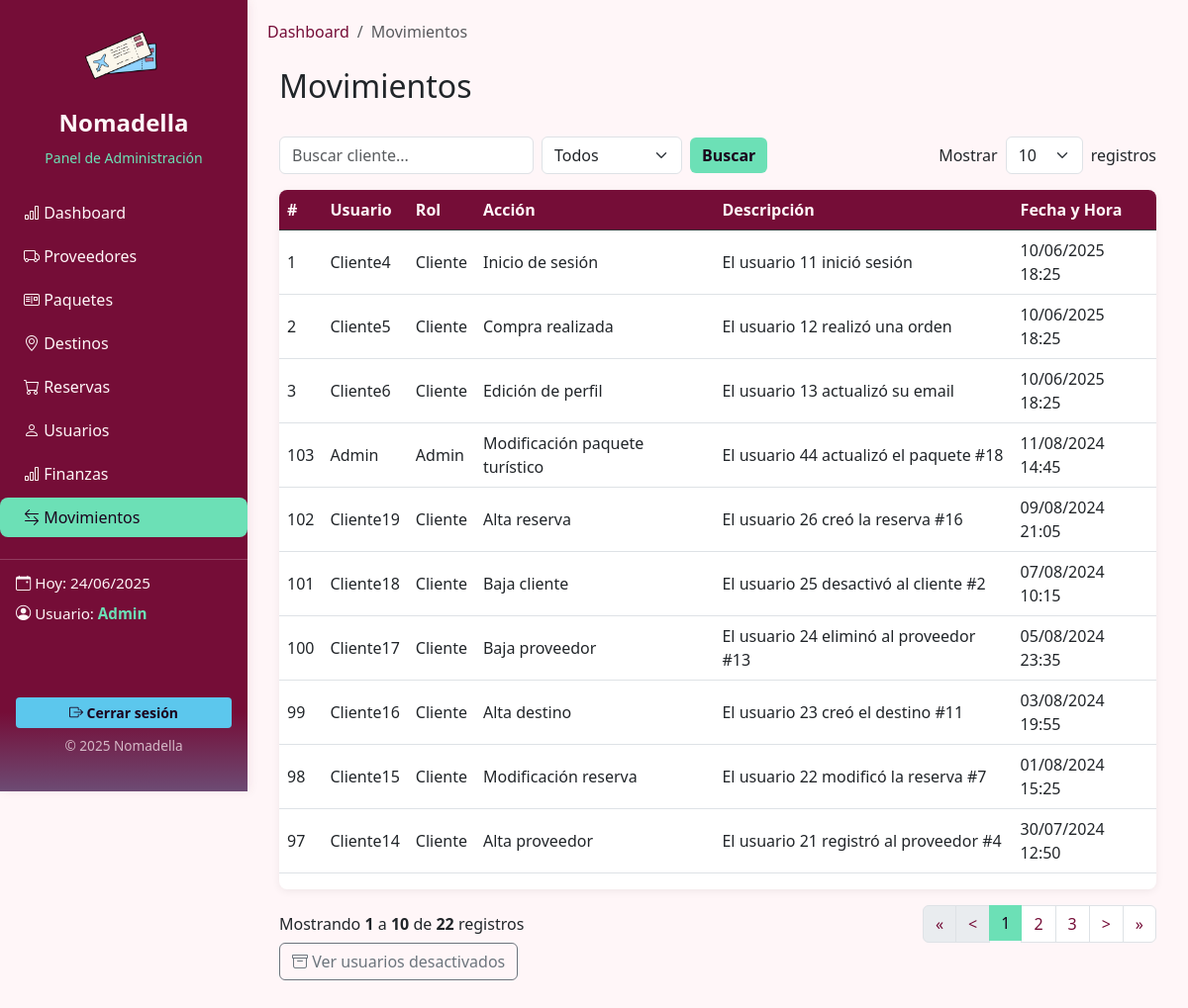
The page /dashboard/movimientos.php (signed in) on the database its author committed.
### tables this page shows
CREATE TABLE IF NOT EXISTS `bitacora_sistema` (
  `id_evento` int NOT NULL AUTO_INCREMENT,
  `id_usuario` int DEFAULT NULL,
  `accion` varchar(200) DEFAULT NULL,
  `descripcion` text,
  `fecha_hora` timestamp NOT NULL DEFAULT CURRENT_TIMESTAMP ON UPDATE CURRENT_TIMESTAMP,
  PRIMARY KEY (`id_evento`),
  KEY `id_usuario` (`id_usuario`)
);

CREATE TABLE IF NOT EXISTS `usuarios` (
  `id_usuario` int NOT NULL AUTO_INCREMENT,
  `nombre` varchar(100) DEFAULT NULL,
  `apellido` varchar(100) DEFAULT NULL,
  `email` varchar(200) DEFAULT NULL,
  `contraseña` varchar(255) DEFAULT NULL,
  `telefono` int NOT NULL,
  `fecha_registro` timestamp NOT NULL DEFAULT CURRENT_TIMESTAMP ON UPDATE CURRENT_TIMESTAMP,
  `rol` int DEFAULT '4',
  `estado` varchar(20) DEFAULT 'activo',
  PRIMARY KEY (`id_usuario`),
  UNIQUE KEY `email` (`email`),
  KEY `rol` (`rol`)
);

### dashboard/movimientos.php (the view, shortened to what this page needs)
<?php
$mi_rol = $_SESSION['rol'];
$mysqli = new mysqli("localhost", "root", "", "nomadella");
$limit = isset($_GET['limit']) ? intval($_GET['limit']) : 10;
$page = isset($_GET['page']) ? intval($_GET['page']) : 1;
$search = isset($_GET['search']) ? $mysqli->real_escape_string($_GET['search']) : '';
$offset = ($page - 1) * $limit;
$where = "WHERE 1";
if ($mi_rol == 1) {
    $where .= " AND (u.rol IN (2,3))";
} elseif ($mi_rol == 2) {
    $where .= " AND (u.rol = 3)";
} else {
    $where .= " AND 0";
}
$totalQuery = $mysqli->query("SELECT COUNT(*) as total FROM bitacora_sistema b LEFT JOIN usuarios u ON b.id_usuario = u.id_usuario $where");
$totalRows = $totalQuery->fetch_assoc()['total'];
$totalPages = ceil($totalRows / $limit);
$sql = "SELECT b.*, u.nombre, u.rol FROM bitacora_sistema b
        LEFT JOIN usuarios u ON b.id_usuario = u.id_usuario
        $where
        ORDER BY fecha_hora DESC
        LIMIT $limit OFFSET $offset";
$result = $mysqli->query($sql);
?>
<!DOCTYPE html>
<html lang="es">
<head>
    <link rel="stylesheet" href="https://cdn.jsdelivr.net/npm/bootstrap@5.3.2/dist/css/bootstrap.min.css">
    <link href="https://cdn.jsdelivr.net/npm/bootstrap@5.3.0/dist/css/bootstrap.min.css" rel="stylesheet">
    <link href="https://cdn.jsdelivr.net/npm/bootstrap-icons/font/bootstrap-icons.css" rel="stylesheet">
    <link rel="stylesheet" href="/nomadella/css/apartados.css">
</head>
<body>
    <?php include 'sidebar.php'; ?>
    <div class="main-content">
        <nav aria-label="breadcrumb">
            <ol class="breadcrumb">
                <li class="breadcrumb-item"><a href="dashboard.php">Dashboard</a></li>
                <li class="breadcrumb-item active" aria-current="page">Movimientos</li>
            </ol>
        </nav>
        <div class="container-fluid mt-4">
            <div class="row">
                <div class="col-12">
                    <div class="d-flex justify-content-between align-items-center mb-4">
                        <h2 class="mb-2">Movimientos</h2>
                    </div>
                    <div class="d-flex justify-content-between align-items-center mb-3">
                        <form class="d-flex align-items-center" method="get" action="">
                            <input type="text" id="busqueda-cliente" name="search" class="form-control me-2" placeholder="Buscar cliente..." value="<?= htmlspecialchars($search) ?>">
                            <select name="rol" class="form-select me-2" style="width:auto;">
                                <option value="">Todos</option>
                            </select>
                            <button class="btn btn-primary" type="submit">Buscar</button>
                        </form>
                        <form method="get" class="d-flex align-items-center">
                            <label class="me-2">Mostrar</label>
                            <select name="limit" class="form-select me-2" style="width: auto;" onchange="this.form.submit()">
                                <option <?= $limit == 10 ? 'selected' : '' ?>>10</option>
                            </select>
                            <span>registros</span>
                        </form>
                    </div>
                    <div class="table-responsive">
                        <table class="table table-hover align-middle">
                            <thead class="table-dark">
                                <tr>
                                    <th>#</th>
                                    <th>Usuario</th>
                                    <th>Rol</th>
                                    <th>Acción</th>
                                    <th>Descripción</th>
                                    <th>Fecha y Hora</th>
                                </tr>
                            </thead>
                            <tbody>
                                <?php if ($result && $result->num_rows > 0): ?>
                                    <?php foreach ($result as $i => $row): ?>
                                        <tr>
                                            <td><?= $row['id_evento'] ?></td>
                                            <td><?= htmlspecialchars($row['nombre']) ?></td>
                                            <td>
                                                <?php
                                                if ($row['rol'] == 1) echo "Superadmin";
                                                elseif ($row['rol'] == 2) echo "Admin";
                                                elseif ($row['rol'] == 3) echo "Cliente";
                                                else echo "Otro";
                                                ?>
                                            </td>
                                            <td><?= htmlspecialchars($row['accion']) ?></td>
                                            <td><?= htmlspecialchars($row['descripcion']) ?></td>
                                            <td><?= date('d/m/Y H:i', strtotime($row['fecha_hora'])) ?></td>
                                        </tr>
                                    <?php endforeach; ?>
                                <?php else: ?>
                                    <tr>
                                        <td colspan="6" class="text-center">No se encontraron movimientos.</td>
                                    </tr>
                                <?php endif; ?>
                            </tbody>
                        </table>
                    </div>
                    <div class="d-flex justify-content-between align-items-center mt-3">
                        <div>
                            Mostrando
                            <strong><?= $totalRows ? $offset + 1 : 0 ?></strong>
                            a
                            <strong><?= min($offset + $limit, $totalRows) ?></strong>
                            de
                            <strong><?= $totalRows ?></strong>
                            registros
                        </div>
                        <nav>
                            <ul class="pagination mb-0">
                                <li class="page-item <?= $page <= 1 ? 'disabled' : '' ?>">
                                    <a class="page-link" href="?search=<?= urlencode($search) ?>&limit=<?= $limit ?>&page=1">&laquo;</a>
                                </li>
                                <li class="page-item <?= $page <= 1 ? 'disabled' : '' ?>">
                                    <a class="page-link" href="?search=<?= urlencode($search) ?>&limit=<?= $limit ?>&page=<?= $page - 1 ?>">&lt;</a>
                                </li>
                                <?php
                                $start = max(1, $page - 2);
                                $end = min($totalPages, $page + 2);
                                for ($i = $start; $i <= $end; $i++): ?>
                                    <li class="page-item <?= $i == $page ? 'active' : '' ?>">
                                        <a class="page-link" href="?search=<?= urlencode($search) ?>&limit=<?= $limit ?>&page=<?= $i ?>"><?= $i ?></a>
                                    </li>
                                <?php endfor; ?>
                                <li class="page-item <?= $page >= $totalPages ? 'disabled' : '' ?>">
                                    <a class="page-link" href="?search=<?= urlencode($search) ?>&limit=<?= $limit ?>&page=<?= $page + 1 ?>">&gt;</a>
                                </li>
                                <li class="page-item <?= $page >= $totalPages ? 'disabled' : '' ?>">
                                    <a class="page-link" href="?search=<?= urlencode($search) ?>&limit=<?= $limit ?>&page=<?= $totalPages ?>">&raquo;</a>
                                </li>
                            </ul>
                        </nav>
                    </div>
                    <a href="usuarios_desactivados.php" class="btn btn-outline-secondary mb-3">
                        <i class="bi bi-archive"></i> Ver usuarios desactivados
                    </a>
                </div>
            </div>
        </div>
    </div>
</body>
</html>

### css/apartados.css (style rules this page uses)
body { background-color: #FFF6F8; font-family: 'Segoe UI', sans-serif; }
.main-content { margin-left: 260px; padding: 40px 30px 30px 30px; min-height: 100vh; }
.breadcrumb-item a { text-decoration: none; color: #750D37; }
.table-responsive { background: #fff; border-radius: 8px; box-shadow: 0 2px 8px #0001; }
.table thead.table-dark th { background: #750D37 !important; color: #FFF6F8 !important; }
.btn-primary { background: #6CE0B6 !important; border: none; color: #1A001C !important; font-weight: bold; }
.form-select, .form-control { border-radius: 6px; }
.pagination .page-link { color: #750D37; }
.pagination .page-item.active .page-link { background: #6CE0B6; color: #1A001C; border: none; }
.main-content { margin-left: 250px; padding: 20px; transition: margin-left 0.3s ease, transform 0.3s ease; }

### rows shown on the page
bitacora_sistema: id_evento "1", id_usuario.nombre "Cliente4", accion "Inicio de sesión", descripcion "El usuario 11 inició sesión", fecha_hora "10/06/2025 18:25"
bitacora_sistema: id_evento "2", id_usuario.nombre "Cliente5", accion "Compra realizada", descripcion "El usuario 12 realizó una orden", fecha_hora "10/06/2025 18:25"
bitacora_sistema: id_evento "3", id_usuario.nombre "Cliente6", accion "Edición de perfil", descripcion "El usuario 13 actualizó su email", fecha_hora "10/06/2025 18:25"
bitacora_sistema: id_evento "103", id_usuario.nombre "Admin", accion "Modificación paquete turístico", descripcion "El usuario 44 actualizó el paquete #18", fecha_hora "11/08/2024 14:45"
bitacora_sistema: id_evento "102", id_usuario.nombre "Cliente19", accion "Alta reserva", descripcion "El usuario 26 creó la reserva #16", fecha_hora "09/08/2024 21:05"
bitacora_sistema: id_evento "101", id_usuario.nombre "Cliente18", accion "Baja cliente", descripcion "El usuario 25 desactivó al cliente #2", fecha_hora "07/08/2024 10:15"
bitacora_sistema: id_evento "100", id_usuario.nombre "Cliente17", accion "Baja proveedor", descripcion "El usuario 24 eliminó al proveedor #13", fecha_hora "05/08/2024 23:35"
bitacora_sistema: id_evento "99", id_usuario.nombre "Cliente16", accion "Alta destino", descripcion "El usuario 23 creó el destino #11", fecha_hora "03/08/2024 19:55"
bitacora_sistema: id_evento "98", id_usuario.nombre "Cliente15", accion "Modificación reserva", descripcion "El usuario 22 modificó la reserva #7", fecha_hora "01/08/2024 15:25"
bitacora_sistema: id_evento "97", id_usuario.nombre "Cliente14", accion "Alta proveedor", descripcion "El usuario 21 registró al proveedor #4", fecha_hora "30/07/2024 12:50"

### other values the page prints
$offset + 1 "1"
min($offset + $limit, $totalRows) "10"
$totalRows "22"
